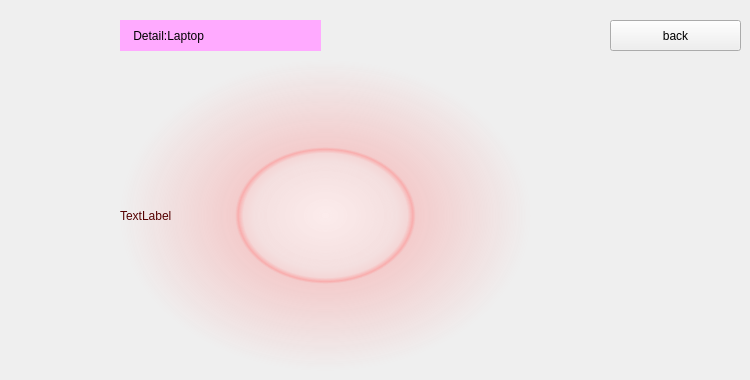
    <widget class="QWidget" name="laptopdetails">
     <widget class="QLabel" name="level_3">
      <property name="geometry">
       <rect>
        <x>120</x>
        <y>20</y>
        <width>201</width>
        <height>31</height>
       </rect>
      </property>
      <property name="styleSheet">
       <string notr="true">font: 700 18pt &quot;Segoe UI&quot;;
background-color: rgb(255, 170, 255);
color: qconicalgradient(cx:0.5, cy:0.5, angle:0, stop:0 rgba(35, 40, 3, 255), stop:0.16 rgba(136, 106, 22, 255), stop:0.225 rgba(166, 140, 41, 255), stop:0.285 rgba(204, 181, 74, 255), stop:0.345 rgba(235, 219, 102, 255), stop:0.415 rgba(245, 236, 112, 255), stop:0.52 rgba(209, 190, 76, 255), stop:0.57 rgba(187, 156, 51, 255), stop:0.635 rgba(168, 142, 42, 255), stop:0.695 rgba(202, 174, 68, 255), stop:0.75 rgba(218, 202, 86, 255), stop:0.815 rgba(208, 187, 73, 255), stop:0.88 rgba(187, 156, 51, 255), stop:0.935 rgba(137, 108, 26, 255), stop:1 rgba(35, 40, 3, 255));</string>
      </property>
      <property name="text">
       <string>    Detail:Laptop</string>
      </property>
     </widget>
     <widget class="QLabel" name="detailslevel_laptop_3">
      <property name="geometry">
       <rect>
        <x>120</x>
        <y>60</y>
        <width>411</width>
        <height>311</height>
       </rect>
      </property>
      <property name="styleSheet">
       <string notr="true">background-color: qradialgradient(spread:pad, cx:0.5, cy:0.5, radius:0.5, fx:0.5, fy:0.5, stop:0 rgba(255, 235, 235, 206), stop:0.35 rgba(255, 188, 188, 80), stop:0.4 rgba(255, 162, 162, 80), stop:0.425 rgba(255, 132, 132, 156), stop:0.44 rgba(252, 128, 128, 80), stop:1 rgba(255, 255, 255, 0));
font: 700 14pt &quot;Segoe UI&quot;;
color: rgb(85, 0, 0);</string>
      </property>
      <property name="text">
       <string>TextLabel</string>
      </property>
     </widget>
     <widget class="QPushButton" name="backdetails_laptop_3">
      <property name="geometry">
       <rect>
        <x>610</x>
        <y>20</y>
        <width>131</width>
        <height>31</height>
       </rect>
      </property>
      <property name="text">
       <string>back</string>
      </property>
     </widget>
    </widget>
